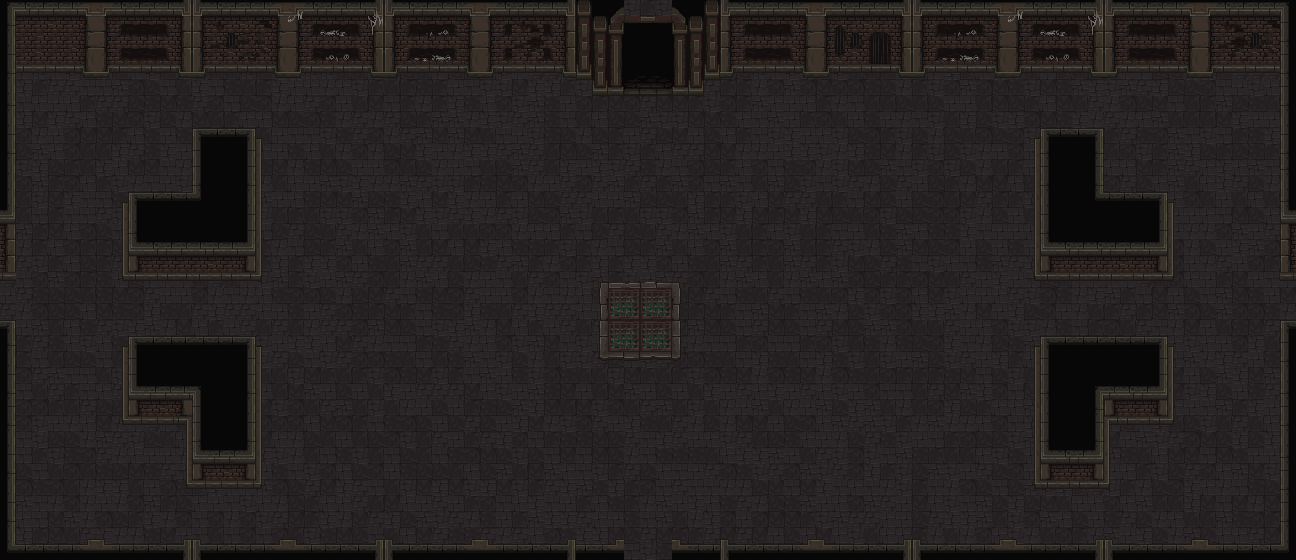

Below is a game level as drawn by its tile map, then a one-line description and the .tmx that defines it (tile-layer data replaced by summaries):
An orthogonal 81x35 tile map with 16x16 px tiles, 3 tile layers (Terra, Terra2, Parets), 2 hidden layers not drawn, 2 tilesets.

<map version="1.5" tiledversion="1.7.0" orientation="orthogonal" renderorder="right-down" width="81" height="35" tilewidth="16" tileheight="16" infinite="0" nextlayerid="8" nextobjectid="1">
 <tileset firstgid="1" name="Floor1_TileSet" tilewidth="16" tileheight="16" tilecount="2560" columns="64">
  <image source="../Sprites/Maps/RF_Catacombs_v1.0/mainlevbuild.png" width="1024" height="640" />
 </tileset>
 <tileset firstgid="2561" name="Colisions" tilewidth="16" tileheight="16" tilecount="2" columns="2">
  <image source="../Sprites/Maps/Colisions.png" width="32" height="16" />
 </tileset>
 <layer id="2" name="Terra" width="81" height="35">
  <data>[2835 cells, 2835 non-empty, 26 distinct tile ids]</data>
 </layer>
 <layer id="7" name="Terra2" width="81" height="35">
  <data>[2835 cells, 318 non-empty, 102 distinct tile ids]</data>
 </layer>
 <layer id="1" name="Parets" width="81" height="35">
  <data>[2835 cells, 622 non-empty, 207 distinct tile ids]</data>
 </layer>
 <layer id="5" name="Porta" width="81" height="35" visible="0">
  <data>[2835 cells, 8 non-empty, 8 distinct tile ids]</data>
 </layer>
 <layer id="3" name="Colisions" width="81" height="35" visible="0" opacity="0.54">
  <data>[2835 cells, 332 non-empty, 1 distinct tile ids]</data>
 </layer>
</map>
